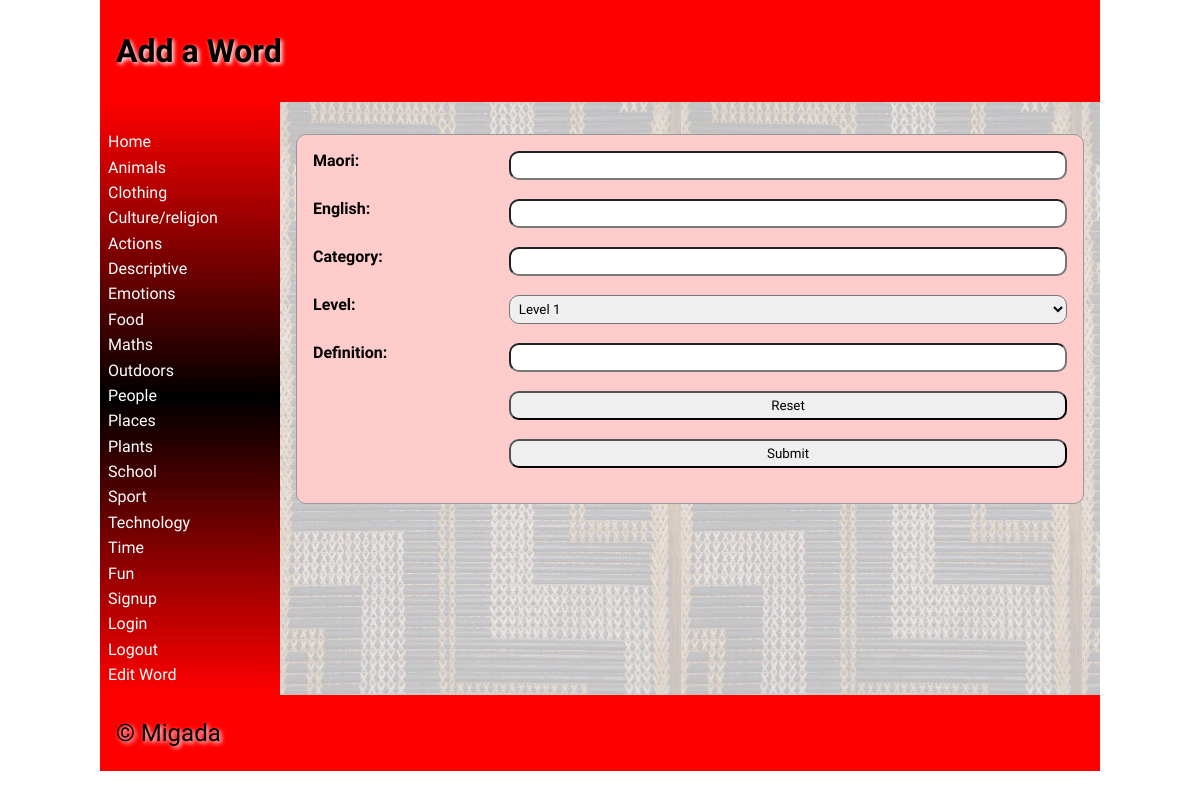
/addword, run on the app's committed database.
### tables this page shows
CREATE TABLE "category"
(
	categoryid INTEGER
		constraint category_pk
			primary key autoincrement,
	category varchar(30)
);

### app.py (the view, shortened to what this page needs)
@app.route('/addword', methods=['GET', 'POST'])
def render_addword():
    return return_page('addword.html', logged_in=is_logged_in())

### app.py (called while the page is built)
def create_connection(db_file):
    try:
        connection = sqlite3.connect(db_file)
        return connection
    except Error as e:
        print(e)

def return_page(page, **extras):
    con = create_connection("maori_dictionary.db")
    query = "SELECT categoryid, category  FROM category"
    cur = con.cursor()
    cur.execute(query)
    categorylist = dict(cur.fetchall())
    print(categorylist)
    con.close
    return render_template(page, categories=categorylist, **extras)

def is_logged_in():
    if session.get("email") is None:
        print("not logged in")
        return False
    else:
        print("logged in")
        return True

### templates/addword.html (shortened to what this page needs)
{% extends 'base.html' %}
{% block heading %}Add a Word{% endblock %}
{% block main %}
     <form class="dataForm" method="post">
      <div class="form-group">
            <div class="form-label"><label for="maori">Maori:</label></div>
            <div class="form-element"><input type="text" name="maori" id="maori" required></div>
        </div>
        <div class="form-group">
            <div class="form-label"><label for="english">English:</label></div>
            <div class="form-element"><input type="text" name="english" id="english" required></div>
        </div>
        <div class="form-group">
            <div class="form-label"><label for="category">Category:</label></div>
            <div class="form-element"><input type="text" name="category" id="category" required></div>
        </div>
        <div class="form-group">
            <div class="form-label"><label for="level">Level:</label></div>
            <div class="form-element">
                <select style="width: 100%; border-radius: 10px; padding: 0.3rem; margin-bottom: 10px;">
                    {% for i in range(1, 11) %}
                        <option value="{{ i }}">Level {{ i }}</option>
                    {% endfor %}
                </select>
            </div>
        </div>
        <div class="form-group">
            <div class="form-label"><label for="definition">Definition:</label></div>
            <div class="form-element"><input type="text" name="definition" id="definition" required></div>
        </div>
        <div class="form-group">
            <div></div>
            <div class="form-element"><input type="reset"></div>
        </div>
        <div class="form-group">
            <div></div>
            <div class="form-element"><input type="submit"></div>
        </div>
    </form>
{% endblock %}

### templates/base.html (shortened to what this page needs)
<!doctype html>
<html lang="en">
<head>
	<link href="{{ url_for('static', filename='css/style.css') }}" rel="stylesheet">
</head>
<body>
	<div id="container">
		<header>
			<h1>{% block heading %}{% endblock %}</h1>
		</header>
		<nav>
			<ul>
                <li><a href="\">Home</a></li>
                {% for id, category in categories.items() %}
                    <li><a href="\categorypage?category={{ id }}">{{ category|title }}</a></li>
                {% endfor %}
                <li><a href="\signup">Signup</a></li>
                <li><a href="\login">Login</a></li>
                <li><a href="\logout">Logout</a></li>
                <li><a href="\editword">Edit Word</a></li>
			</ul>
		</nav>
		<main>
            {% block main%}{% endblock %}
        </main>
		<footer>
			<p>
				&copy; Migada
			</p>
		</footer>
	</div>
</body>
</html>

### static/css/style.css (style rules this page uses)
* { font-family: Comfortaa, sans-serif; margin: 0; padding: 0; box-sizing: border-box; }
#container { display: grid; grid-template-columns: 75px auto; grid-template-areas: 'nav header' 'main main' 'footer footer'; }
header { grid-area: header; background-color: #f00; padding: 1rem; }
nav { grid-area: nav; }
main { grid-area: main; padding: 1rem; background-color: #edd; }
h1, h2, h3, h4 { padding: 1rem 0; font-family: 'Suez One', serif; color: #000; text-shadow: 2px 2px 4px #fff; }
p { padding: 0.5rem 0; }
a { color: #222; }
.dataForm { margin: 1rem 0; border: 1px solid #999; padding: 1rem; background-color: #fcc; border-radius: 10px; }
.form-label { font-weight: bolder; }
.form-group { display: grid; grid-template-columns: 1fr 3fr; grid-column-gap: 10px; height: 3rem; }
.dataForm input, textarea { width: 100%; border-radius: 10px; padding: 0.3rem; margin-bottom: 10px; }
footer { grid-area: footer; padding: 1rem; background-color: #f00; }
footer p { color: #000; text-shadow: 2px 2px 4px #fff; font-size: 1.5rem; }
@media only screen and (min-width: 768px) { #container { grid-template-columns: 180px auto; grid-template-areas: 'header header' 'nav main' 'footer footer'; } }
@media only screen and (min-width: 768px) { nav { background: linear-gradient(180deg, rgba(255,0,0,1) 0%, rgba(0, 0, 0, 1) 50%, rgba(255,0,0,1) 100%); padding: 0.5rem; } }
@media only screen and (min-width: 768px) { nav ul { list-style: none; } }
@media only screen and (min-width: 768px) { nav li { padding: 0.2rem 0; } }
@media only screen and (min-width: 768px) { nav a { color: #fff; text-decoration: none; } }
@media only screen and (min-width: 768px) { main { background-image: url('/poutama.jpg'); } }
@media only screen and (min-width: 1000px) { #container { width: 1000px; margin: auto; } }

### data on the page
category: category "Animals"
category: category "Clothing"
category: category "Culture/religion"
category: category "Actions"
category: category "Descriptive"
category: category "Emotions"
category: category "Food"
category: category "Maths"
category: category "Outdoors"
category: category "People"
category: category "Places"
category: category "Plants"
category: category "School"
category: category "Sport"
category: category "Technology"
category: category "Time"
category: category "Fun"
